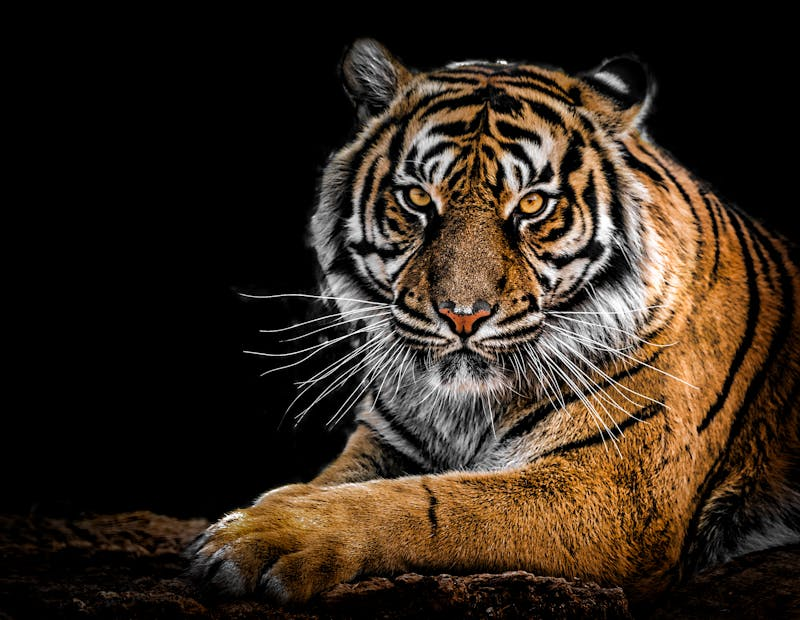
#> input picture Foto/gambar.jpeg, 800 x 620 px, found by its file name
$ python rotasi180.py
#> lines starting #> are read from the running program, lines starting #| are printed output that depends on the picture
import cv2

img = cv2.imread(r'Foto\gambar.jpeg')
#> img is the input picture: shape (620, 800, 3); mean B, G, R 29.3, 40.3, 52.5

cv2.imshow('Citra Asli', img)
print('Nilai Citra Asli', img)
#> (printed output is left out)

num_rows, num_cols = img.shape[:2]
#> num_rows = 620; num_cols = 800
rotation_matrix = cv2.getRotationMatrix2D((num_cols/2, num_rows/2), 180, 1)
img_rotation = cv2.warpAffine(img, rotation_matrix, (num_cols, num_rows))
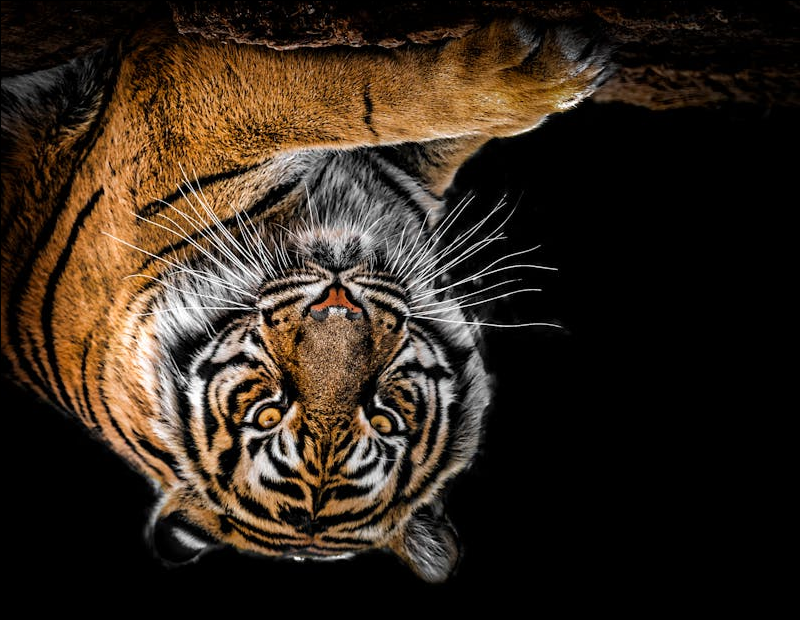
#> img_rotation: shape (620, 800, 3); mean B, G, R 29.3, 40.3, 52.5

print('Nilai Citra Setelah Rotasi', img_rotation)
#> (printed output is left out)
cv2.imshow('Hasil Rotasi', img_rotation)
cv2.waitKey()

$ run again, with Foto/1.jpg copied over Foto/gambar.jpeg
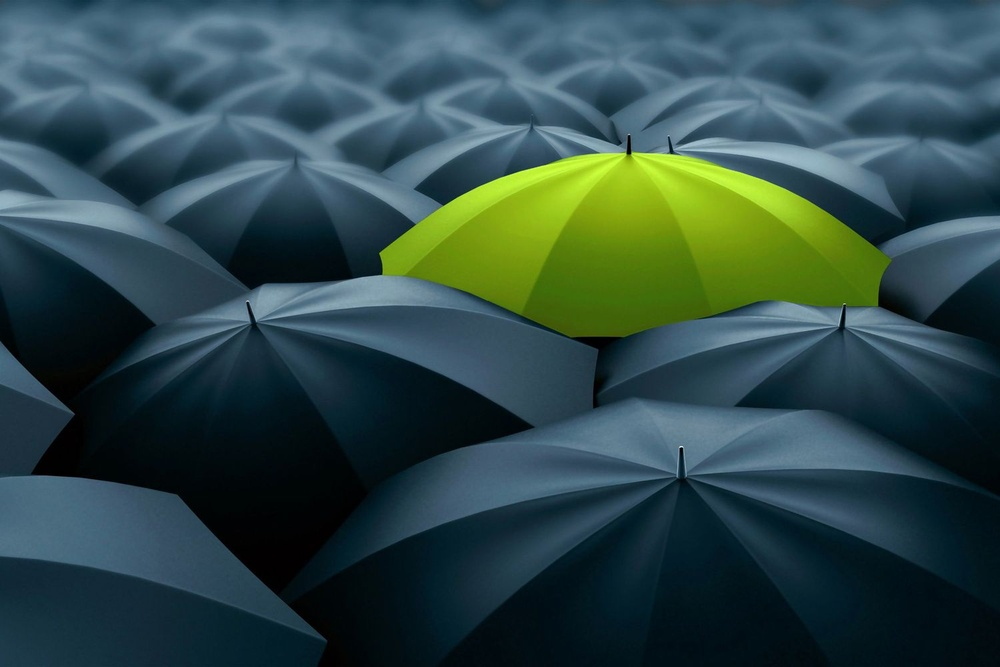
#> input picture Foto/1.jpg, 1000 x 667 px, shrunk from 1500 x 1000 before the run, found by its file name
#> img is the input picture: shape (667, 1000, 3); mean B, G, R 73.3, 73.6, 47.6
#> (printed output is left out)
#> `img_rotation = cv2.warpAffine(img, rotation_matrix, (num_cols, num_row..`:
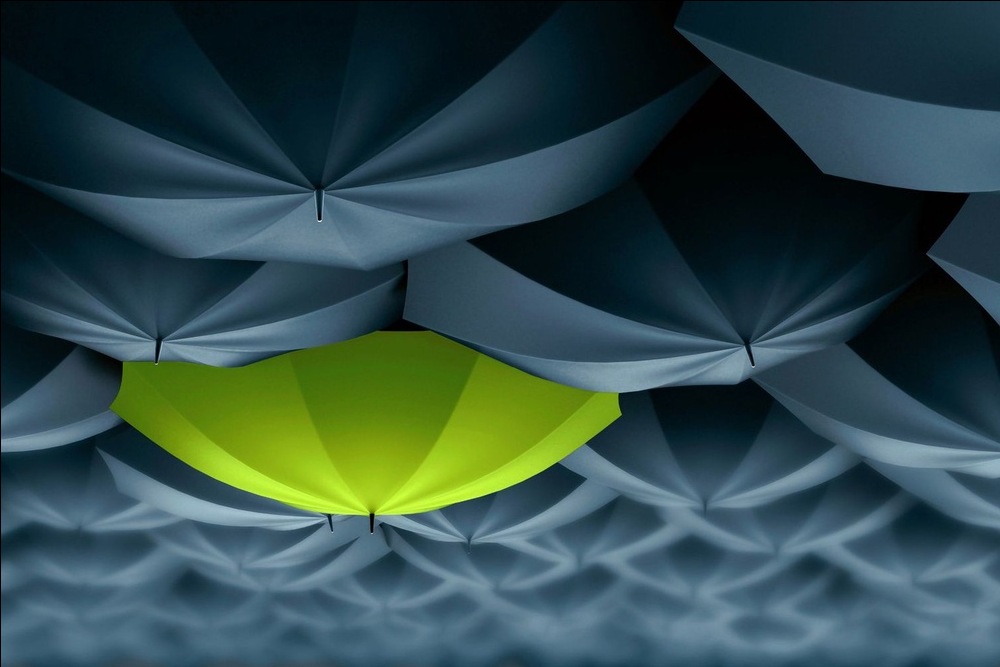
#> img_rotation: shape (667, 1000, 3); mean B, G, R 73, 73.4, 47.5
#> (printed output is left out)

$ run again, with Foto/3.jpg copied over Foto/gambar.jpeg
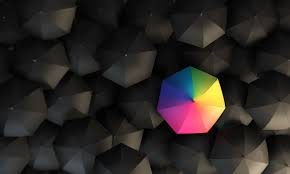
#> input picture Foto/3.jpg, 290 x 174 px, found by its file name
#> img is the input picture: shape (174, 290, 3); mean B, G, R 35.6, 37.7, 42
#> (printed output is left out)
#> `img_rotation = cv2.warpAffine(img, rotation_matrix, (num_cols, num_row..`:
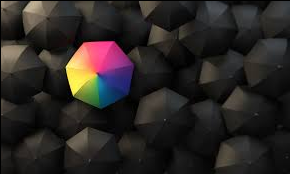
#> img_rotation: shape (174, 290, 3); mean B, G, R 35.5, 37.5, 41.8
#> (printed output is left out)
